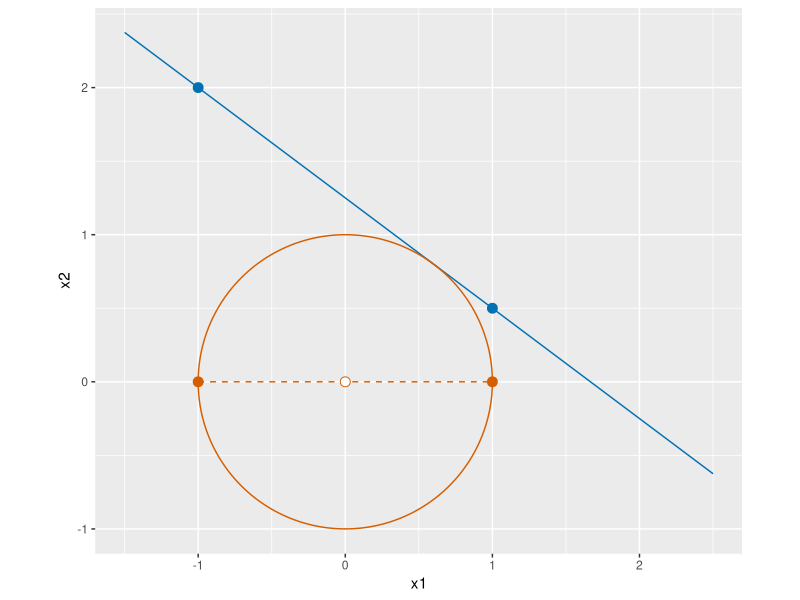

This figure's R source:
## ---- chunk 1
#| label: convex-optimization-problem-r
#| fig-alt: >-
#|   Two feasible sets in the plane. A blue line, 3 x1 + 4 x2 = 5, holds two
#|   blue points, (-1, 2) and (1, 0.5), and the segment between them lies on
#|   the line. A vermilion unit circle holds two vermilion points, (1, 0) and
#|   (-1, 0); the dashed segment between them crosses the inside of the
#|   circle, through an open circle at the origin, which is not on the circle.
#| fig-height: 4.5
#| fig-width: 4.5
cop_x1_fc <- seq(-1.5, 2.5, length.out = 2)
cop_x2_fc <- (5 - 3 * cop_x1_fc) / 4
cop_line_fc <- tibble::tibble(x1 = cop_x1_fc, x2 = cop_x2_fc)
cop_angle_fc <- seq(0, 2 * pi, length.out = 201)
cop_cos_fc <- cos(cop_angle_fc)
cop_sin_fc <- sin(cop_angle_fc)
cop_circle_fc <- tibble::tibble(x1 = cop_cos_fc, x2 = cop_sin_fc)
cop_line_pts_x1_fc <- c(-1, 1)
cop_line_pts_x2_fc <- c(2, 0.5)
cop_line_pts_fc <- tibble::tibble(
  x1 = cop_line_pts_x1_fc,
  x2 = cop_line_pts_x2_fc
)
cop_circle_pts_x1_fc <- c(-1, 1)
cop_circle_pts_x2_fc <- c(0, 0)
cop_circle_pts_fc <- tibble::tibble(
  x1 = cop_circle_pts_x1_fc,
  x2 = cop_circle_pts_x2_fc
)
cop_origin_fc <- tibble::tibble(x1 = 0, x2 = 0)
cop_aes_fc <- ggplot2::aes(x = x1, y = x2)
ggplot2::ggplot() +
  ggplot2::geom_line(
    data = cop_line_fc, mapping = cop_aes_fc, colour = "#0072B2"
  ) +
  ggplot2::geom_point(
    data = cop_line_pts_fc, mapping = cop_aes_fc,
    colour = "#0072B2", size = 3
  ) +
  ggplot2::geom_path(
    data = cop_circle_fc, mapping = cop_aes_fc, colour = "#D55E00"
  ) +
  ggplot2::geom_line(
    data = cop_circle_pts_fc, mapping = cop_aes_fc,
    colour = "#D55E00", linetype = "dashed"
  ) +
  ggplot2::geom_point(
    data = cop_circle_pts_fc, mapping = cop_aes_fc,
    colour = "#D55E00", size = 3
  ) +
  ggplot2::geom_point(
    data = cop_origin_fc, mapping = cop_aes_fc,
    colour = "#D55E00", shape = 21, fill = "white", size = 3
  ) +
  ggplot2::coord_fixed() +
  ggplot2::labs(x = "x1", y = "x2")
